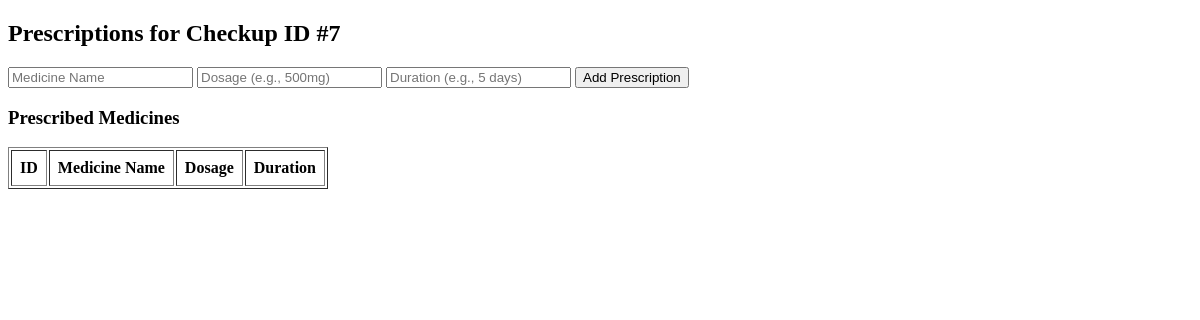
The page /checkups/prescriptions.php?checkup_id=7 on the database as committed earlier.
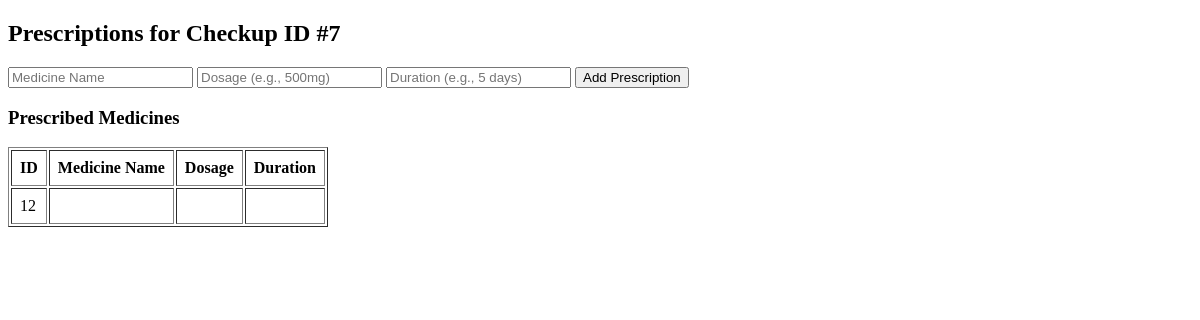
The same page on the database as committed later.
### tables this page shows
CREATE TABLE `prescriptions` (
  `id` int(11) NOT NULL,
  `checkup_id` int(11) DEFAULT NULL,
  `medicine_id` int(11) NOT NULL,
  `medicine_name` varchar(100) DEFAULT NULL,
  `dosage` varchar(50) DEFAULT NULL,
  `duration` varchar(50) DEFAULT NULL,
  `quantity` int(11) NOT NULL DEFAULT 1
);

### checkups/prescriptions.php (the view, shortened to what this page needs)
<?php
include '../includes/db_connect.php';
$checkup_id = $_GET['checkup_id'];
$result = mysqli_query($conn, "SELECT * FROM prescriptions WHERE checkup_id = $checkup_id");
?>
<!DOCTYPE html>
<html>
<head>
</head>
<body>
    <h2>Prescriptions for Checkup ID #<?= $checkup_id ?></h2>
    <form method="POST">
        <input type="text" name="medicine_name" placeholder="Medicine Name" required>
        <input type="text" name="dosage" placeholder="Dosage (e.g., 500mg)" required>
        <input type="text" name="duration" placeholder="Duration (e.g., 5 days)" required>
        <button type="submit">Add Prescription</button>
    </form>
    <h3>Prescribed Medicines</h3>
    <table border="1" cellpadding="8">
        <tr>
            <th>ID</th>
            <th>Medicine Name</th>
            <th>Dosage</th>
            <th>Duration</th>
        </tr>
        <?php while ($row = mysqli_fetch_assoc($result)) { ?>
            <tr>
                <td><?= $row['id'] ?></td>
                <td><?= $row['medicine_name'] ?></td>
                <td><?= $row['dosage'] ?></td>
                <td><?= $row['duration'] ?></td>
            </tr>
        <?php } ?>
    </table>
</body>
</html>

Rows that differ between the two databases and show on the page:
added prescriptions: id "12"
